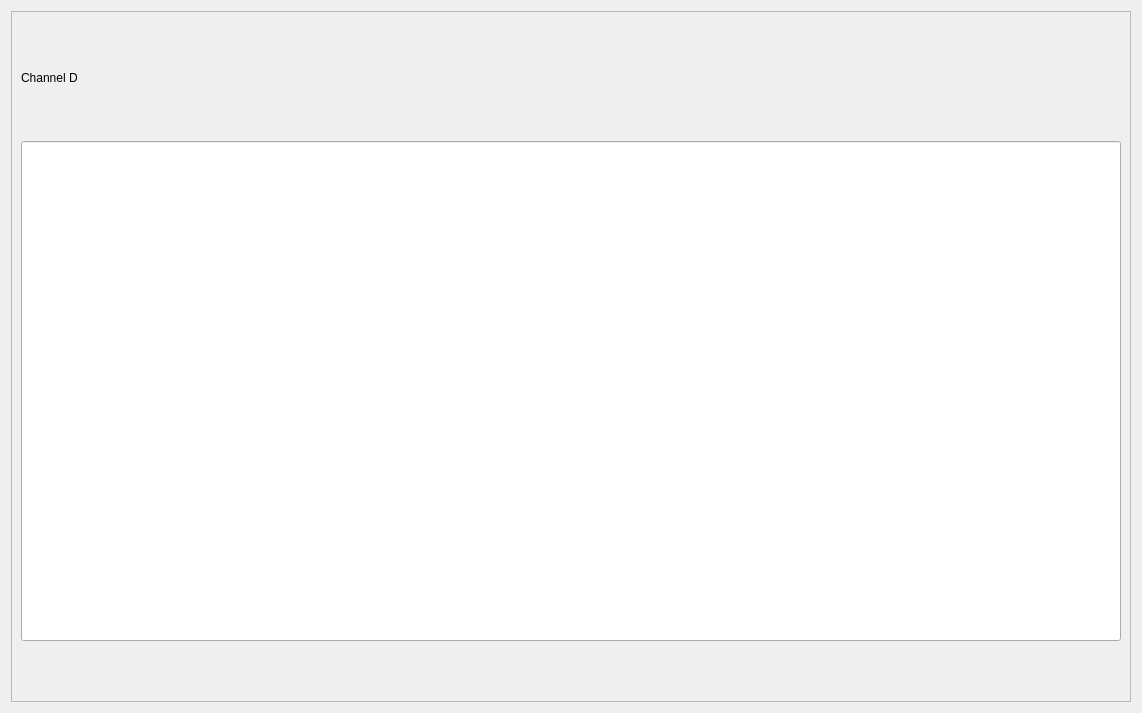
<?xml version="1.0" encoding="UTF-8"?>
<ui version="4.0">
 <class>Form</class>
 <widget class="QWidget" name="Form">
  <property name="geometry">
   <rect>
    <x>0</x>
    <y>0</y>
    <width>1138</width>
    <height>713</height>
   </rect>
  </property>
  <property name="windowTitle">
   <string>Form</string>
  </property>
  <layout class="QHBoxLayout" name="horizontalLayout">
   <item>
    <widget class="QFrame" name="frame">
     <property name="frameShape">
      <enum>QFrame::StyledPanel</enum>
     </property>
     <property name="frameShadow">
      <enum>QFrame::Raised</enum>
     </property>
     <layout class="QVBoxLayout" name="verticalLayout">
      <item>
       <widget class="QLabel" name="label">
        <property name="sizePolicy">
         <sizepolicy hsizetype="Minimum" vsizetype="Maximum">
          <horstretch>0</horstretch>
          <verstretch>0</verstretch>
         </sizepolicy>
        </property>
        <property name="styleSheet">
         <string notr="true">font: 50pt &quot;MS Shell Dlg 2&quot;;</string>
        </property>
        <property name="text">
         <string>Channel D</string>
        </property>
       </widget>
      </item>
      <item>
       <widget class="QLineEdit" name="chDLineEdit">
        <property name="sizePolicy">
         <sizepolicy hsizetype="Maximum" vsizetype="Maximum">
          <horstretch>0</horstretch>
          <verstretch>0</verstretch>
         </sizepolicy>
        </property>
        <property name="minimumSize">
         <size>
          <width>1100</width>
          <height>500</height>
         </size>
        </property>
        <property name="styleSheet">
         <string notr="true">font: 250pt &quot;MS Shell Dlg 2&quot;;</string>
        </property>
        <property name="text">
         <string/>
        </property>
        <property name="readOnly">
         <bool>true</bool>
        </property>
       </widget>
      </item>
     </layout>
    </widget>
   </item>
  </layout>
 </widget>
 <resources/>
 <connections/>
</ui>
